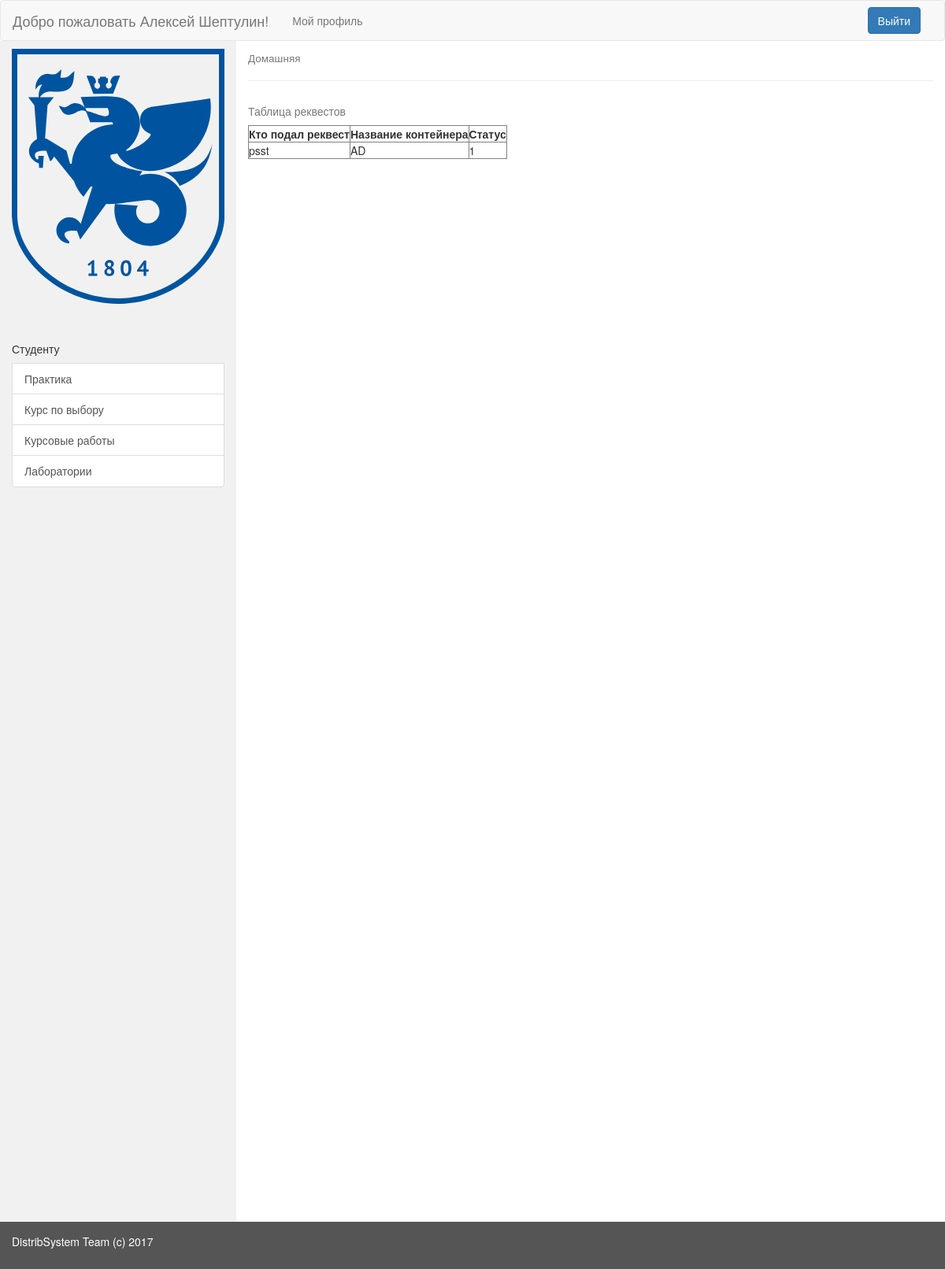
Before: /distribution/my_profile/16/cooperator/Practice/view_requests (signed in) with the older database file.
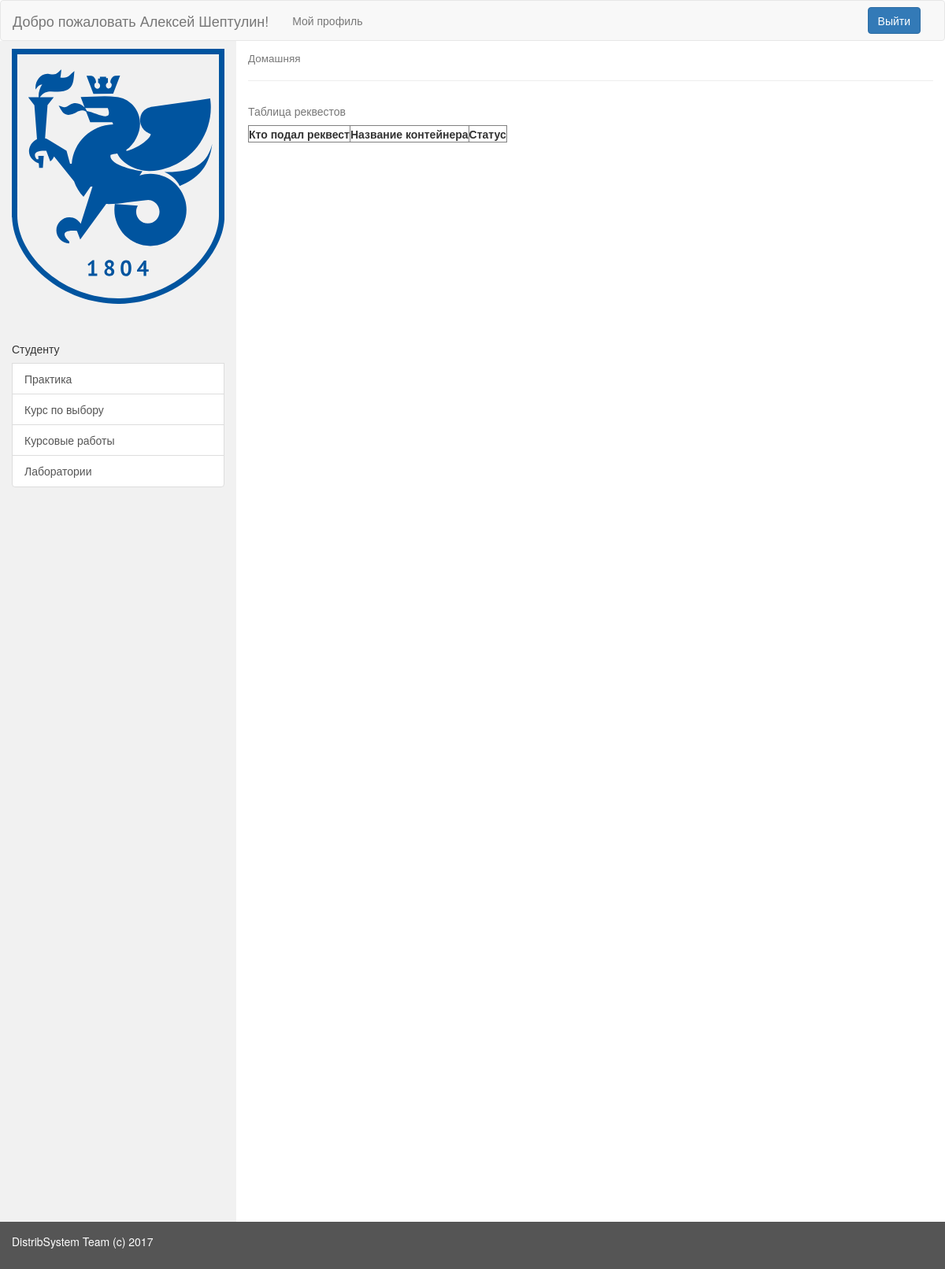
After: the same page with the newer database file.
### choose_distrib/models.py (models this page shows, shortened)
class Request(models.Model):
    student = models.ForeignKey(User, on_delete=models.CASCADE)
    container = models.ForeignKey(Container, on_delete=models.CASCADE)
    STATUS = (
        (0, 'SENDED'),
        (1, 'ACCEPTED'),
        (2, 'DECLINED'),
    )
    status = models.IntegerField(
        default=0,
        validators=[MaxValueValidator(2), MinValueValidator(0)],
        choices=STATUS
    )
    REQUESTTYPE = (
        ('Laboratory', 'laboratory'),
        ('Course', 'course'),
        ('Practice', 'practice'),
        ('ScienceHead', 'science_director')
    )
    request_type = models.CharField(max_length=20, choices=REQUESTTYPE)
    send_date = models.DateTimeField(auto_now_add=True)
    change_date = models.DateField(auto_now=True)

class Container(models.Model):
    container_name = models.CharField(max_length=100, verbose_name='Название')
    container_director = models.ManyToManyField(User)
    container_capacity = models.IntegerField(
        default=0,
        validators=[MaxValueValidator(300), MinValueValidator(0)]
    )
    CONTAINERCHOISE = (
        ('Laboratory', 'laboratory'),
        ('Course', 'course'),
        ('Practice', 'practice'),
        ('ScienceHead', 'science_director')
    )
    container_type = models.CharField(max_length=20, choices=CONTAINERCHOISE)
    def __str__(self):
        return self.container_name

### choose_distrib/views.py (the view)
# urls.py: url(r'^(?P<request_type>[A-z]+)/(?P<action_type>[A-z]+)$', views.coop_form, name='cooperator')]))
def coop_form(request, user_id, request_type, action_type):
    context = {}
    requests = []
    try:
        requests.append(list(Request.objects.filter(request_type=request_type)))
        context = {
            'user_id': user_id,
            "requests": requests,
        }
    except:
        messages.add_message(request, messages.INFO, 'Список заявок пуст')
    context.update(base_context(request))
    if action_type == 'view_requests':
        return render(request, 'accounts/parts/requests_table_without_buttons.html', context)
    if action_type == 'print_requests':
        return render(request, 'accounts/parts/print_template.html', context)

### userroles/utils.py (called while the page is built)
def get_entity_from_db(user, name):
    model = None
    try :
        model=getattr(module, name).objects.get(user=user)
        if model is not None:
            return model
    except:
        return None

### userroles/views.py (called while the page is built)
@login_required(login_url='/accounts/login')
def base_context(request):
    user = request.user
    is_student = get_entity_from_db(user, 'Student')
    is_cooperator = get_entity_from_db(user, 'Cooperator')
    is_professor = get_entity_from_db(user, 'Professor')
    is_sci_director = get_entity_from_db(user, 'ScientificDirector')
    context = {
        "user_id": user.id,
        "user_surname": user.last_name,
        "user_name": user.first_name,
        "user_email": user.email,
        "user_username": user.username,
        "is_student": is_student,
        "is_professor": is_professor,
        "is_cooperator": is_cooperator,
        "is_sci_director": is_sci_director
    }
    return context

### userroles/templates/accounts/parts/requests_table_without_buttons.html
{% extends 'accounts/my_profile.html' %}
{% block content %}
<table border="1">
  <caption>Таблица реквестов</caption>
  <tr>
    <th>Кто подал реквест</th>
    <th>Название контейнера</th>
    <th>Статус</th>
  </tr>
  <tr>
  {% for list in requests %}
      {% for req in list %}
      <td> {{ req.student }} </td>
      <td> {{ req.container }} </td>
      <td> {{ req.status }} </td>
  </tr>
    {% endfor %}
  {% endfor %}
</table>
{% endblock %}

Changed rows visible on the page:
removed Request: student "psst", container "AD", status "1"
